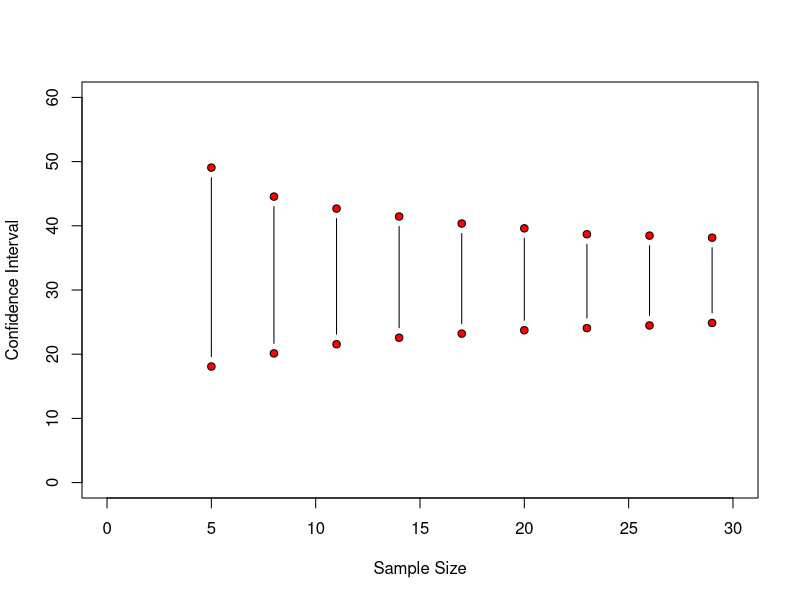
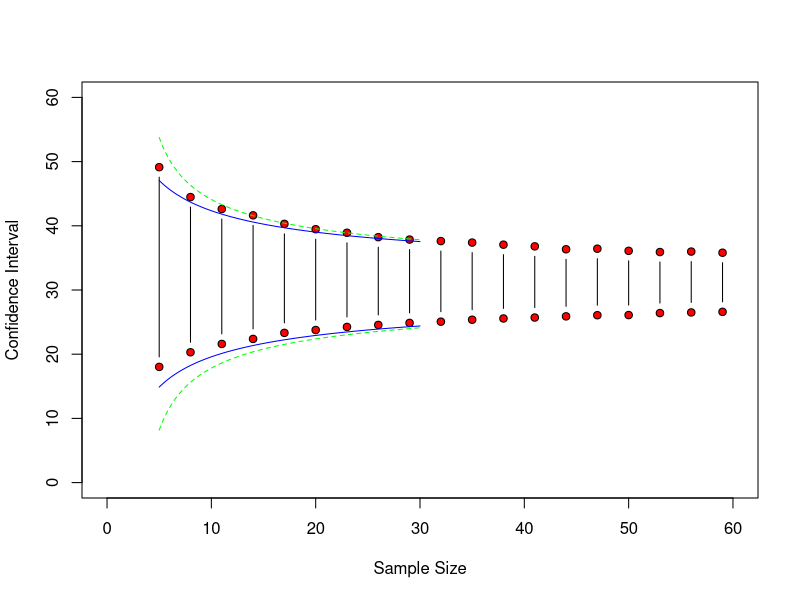

The R source for these figures, in order:
# bootstrap
data <- read.csv("./data/skewdata.csv")
names(data)

plot(c(0,30), c(0,60), type = "n", xlab = "Sample Size", ylab = "Confidence Interval")

for (k in seq(5, 30, 3)){
  a <- numeric(10000)
  for (i in 1:10000) {
    a[i] <- mean(sample(data$values, k, replace = TRUE))
  }
  points(c(k,k), quantile(a, c(0.025, 0.975)), type = "b", pch = 21, bg = "red")
}

plot(c(0,60), c(0,60), type = "n", xlab = "Sample Size", ylab = "Confidence Interval")

for (k in seq(5, 60, 3)){
  a <- numeric(10000)
  for (i in 1:10000) {
    a[i] <- mean(sample(data$values, k, replace = TRUE))
  }
  points(c(k,k), quantile(a, c(0.025, 0.975)), type = "b", pch = 21, bg = "red")
}

# compare bootstrap with t-test
xv <- seq(5, 30, 0.1)
yv <- mean(data$values) + 1.96*sqrt(var(data$values)/xv)
lines(xv, yv, col="blue")
yv <- mean(data$values) - 1.96*sqrt(var(data$values)/xv)
lines(xv, yv, col="blue")
# student's t
yv <- mean(data$values) - qt(0.975,xv-1)*sqrt(var(data$values)/xv)
lines(xv, yv, lty=2, col="green")
yv <- mean(data$values) + qt(0.975,xv-1)*sqrt(var(data$values)/xv)
lines(xv, yv, lty=2, col="green")